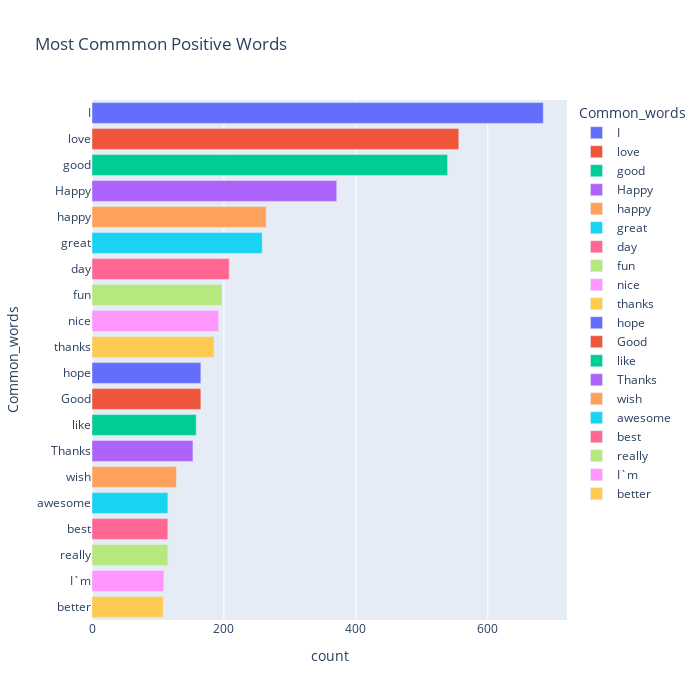

The notebook cell saved with this chart:
### Code cell
# Most common words Sentiments Wise
# Let's look at the most common words in different sentiments
Positive_sent = train[train['sentiment']=='positive']
Negative_sent = train[train['sentiment']=='negative']
Neutral_sent = train[train['sentiment']=='neutral']

#MosT common positive words
top = Counter([item for sublist in Positive_sent['temp_list'] for item in sublist])
temp_positive = pd.DataFrame(top.most_common(20))
temp_positive.columns = ['Common_words','count']

fig = px.bar(temp_positive, x="count", y="Common_words", title='Most Commmon Positive Words', orientation='h', 
             width=700, height=700,color='Common_words')
fig.show()

### Figure 1 — Plotly figure (JSON) as saved in the notebook; plotly's stock layout.template omitted (floating-point values rounded to 4 significant figures)
{"data": [{"alignmentgroup": "True", "hovertemplate": "Common_words=%{y}<br>count=%{x}<extra></extra>", "legendgroup": "I", "marker": {"color": "#636efa", "pattern": {"shape": ""}}, "name": "I", "offsetgroup": "I", "orientation": "h", "showlegend": true, "textposition": "auto", "type": "bar", "x": [684], "xaxis": "x", "y": ["I"], "yaxis": "y"}, {"alignmentgroup": "True", "hovertemplate": "Common_words=%{y}<br>count=%{x}<extra></extra>", "legendgroup": "love", "marker": {"color": "#EF553B", "pattern": {"shape": ""}}, "name": "love", "offsetgroup": "love", "orientation": "h", "showlegend": true, "textposition": "auto", "type": "bar", "x": [556], "xaxis": "x", "y": ["love"], "yaxis": "y"}, {"alignmentgroup": "True", "hovertemplate": "Common_words=%{y}<br>count=%{x}<extra></extra>", "legendgroup": "good", "marker": {"color": "#00cc96", "pattern": {"shape": ""}}, "name": "good", "offsetgroup": "good", "orientation": "h", "showlegend": true, "textposition": "auto", "type": "bar", "x": [539], "xaxis": "x", "y": ["good"], "yaxis": "y"}, {"alignmentgroup": "True", "hovertemplate": "Common_words=%{y}<br>count=%{x}<extra></extra>", "legendgroup": "Happy", "marker": {"color": "#ab63fa", "pattern": {"shape": ""}}, "name": "Happy", "offsetgroup": "Happy", "orientation": "h", "showlegend": true, "textposition": "auto", "type": "bar", "x": [371], "xaxis": "x", "y": ["Happy"], "yaxis": "y"}, {"alignmentgroup": "True", "hovertemplate": "Common_words=%{y}<br>count=%{x}<extra></extra>", "legendgroup": "happy", "marker": {"color": "#FFA15A", "pattern": {"shape": ""}}, "name": "happy", "offsetgroup": "happy", "orientation": "h", "showlegend": true, "textposition": "auto", "type": "bar", "x": [264], "xaxis": "x", "y": ["happy"], "yaxis": "y"}, {"alignmentgroup": "True", "hovertemplate": "Common_words=%{y}<br>count=%{x}<extra></extra>", "legendgroup": "great", "marker": {"color": "#19d3f3", "pattern": {"shape": ""}}, "name": "great", "offsetgroup": "great", "orientation": "h", "showlegend": true, "textposition": "auto", "type": "bar", "x": [258], "xaxis": "x", "y": ["great"], "yaxis": "y"}, {"alignmentgroup": "True", "hovertemplate": "Common_words=%{y}<br>count=%{x}<extra></extra>", "legendgroup": "day", "marker": {"color": "#FF6692", "pattern": {"shape": ""}}, "name": "day", "offsetgroup": "day", "orientation": "h", "showlegend": true, "textposition": "auto", "type": "bar", "x": [208], "xaxis": "x", "y": ["day"], "yaxis": "y"}, {"alignmentgroup": "True", "hovertemplate": "Common_words=%{y}<br>count=%{x}<extra></extra>", "legendgroup": "fun", "marker": {"color": "#B6E880", "pattern": {"shape": ""}}, "name": "fun", "offsetgroup": "fun", "orientation": "h", "showlegend": true, "textposition": "auto", "type": "bar", "x": [197], "xaxis": "x", "y": ["fun"], "yaxis": "y"}, {"alignmentgroup": "True", "hovertemplate": "Common_words=%{y}<br>count=%{x}<extra></extra>", "legendgroup": "nice", "marker": {"color": "#FF97FF", "pattern": {"shape": ""}}, "name": "nice", "offsetgroup": "nice", "orientation": "h", "showlegend": true, "textposition": "auto", "type": "bar", "x": [192], "xaxis": "x", "y": ["nice"], "yaxis": "y"}, {"alignmentgroup": "True", "hovertemplate": "Common_words=%{y}<br>count=%{x}<extra></extra>", "legendgroup": "thanks", "marker": {"color": "#FECB52", "pattern": {"shape": ""}}, "name": "thanks", "offsetgroup": "thanks", "orientation": "h", "showlegend": true, "textposition": "auto", "type": "bar", "x": [185], "xaxis": "x", "y": ["thanks"], "yaxis": "y"}, {"alignmentgroup": "True", "hovertemplate": "Common_words=%{y}<br>count=%{x}<extra></extra>", "legendgroup": "hope", "marker": {"color": "#636efa", "pattern": {"shape": ""}}, "name": "hope", "offsetgroup": "hope", "orientation": "h", "showlegend": true, "textposition": "auto", "type": "bar", "x": [165], "xaxis": "x", "y": ["hope"], "yaxis": "y"}, {"alignmentgroup": "True", "hovertemplate": "Common_words=%{y}<br>count=%{x}<extra></extra>", "legendgroup": "Good", "marker": {"color": "#EF553B", "pattern": {"shape": ""}}, "name": "Good", "offsetgroup": "Good", "orientation": "h", "showlegend": true, "textposition": "auto", "type": "bar", "x": [165], "xaxis": "x", "y": ["Good"], "yaxis": "y"}, {"alignmentgroup": "True", "hovertemplate": "Common_words=%{y}<br>count=%{x}<extra></extra>", "legendgroup": "like", "marker": {"color": "#00cc96", "pattern": {"shape": ""}}, "name": "like", "offsetgroup": "like", "orientation": "h", "showlegend": true, "textposition": "auto", "type": "bar", "x": [158], "xaxis": "x", "y": ["like"], "yaxis": "y"}, {"alignmentgroup": "True", "hovertemplate": "Common_words=%{y}<br>count=%{x}<extra></extra>", "legendgroup": "Thanks", "marker": {"color": "#ab63fa", "pattern": {"shape": ""}}, "name": "Thanks", "offsetgroup": "Thanks", "orientation": "h", "showlegend": true, "textposition": "auto", "type": "bar", "x": [153], "xaxis": "x", "y": ["Thanks"], "yaxis": "y"}, {"alignmentgroup": "True", "hovertemplate": "Common_words=%{y}<br>count=%{x}<extra></extra>", "legendgroup": "wish", "marker": {"color": "#FFA15A", "pattern": {"shape": ""}}, "name": "wish", "offsetgroup": "wish", "orientation": "h", "showlegend": true, "textposition": "auto", "type": "bar", "x": [128], "xaxis": "x", "y": ["wish"], "yaxis": "y"}, {"alignmentgroup": "True", "hovertemplate": "Common_words=%{y}<br>count=%{x}<extra></extra>", "legendgroup": "awesome", "marker": {"color": "#19d3f3", "pattern": {"shape": ""}}, "name": "awesome", "offsetgroup": "awesome", "orientation": "h", "showlegend": true, "textposition": "auto", "type": "bar", "x": [115], "xaxis": "x", "y": ["awesome"], "yaxis": "y"}, {"alignmentgroup": "True", "hovertemplate": "Common_words=%{y}<br>count=%{x}<extra></extra>", "legendgroup": "best", "marker": {"color": "#FF6692", "pattern": {"shape": ""}}, "name": "best", "offsetgroup": "best", "orientation": "h", "showlegend": true, "textposition": "auto", "type": "bar", "x": [115], "xaxis": "x", "y": ["best"], "yaxis": "y"}, {"alignmentgroup": "True", "hovertemplate": "Common_words=%{y}<br>count=%{x}<extra></extra>", "legendgroup": "really", "marker": {"color": "#B6E880", "pattern": {"shape": ""}}, "name": "really", "offsetgroup": "really", "orientation": "h", "showlegend": true, "textposition": "auto", "type": "bar", "x": [115], "xaxis": "x", "y": ["really"], "yaxis": "y"}, {"alignmentgroup": "True", "hovertemplate": "Common_words=%{y}<br>count=%{x}<extra></extra>", "legendgroup": "I`m", "marker": {"color": "#FF97FF", "pattern": {"shape": ""}}, "name": "I`m", "offsetgroup": "I`m", "orientation": "h", "showlegend": true, "textposition": "auto", "type": "bar", "x": [109], "xaxis": "x", "y": ["I`m"], "yaxis": "y"}, {"alignmentgroup": "True", "hovertemplate": "Common_words=%{y}<br>count=%{x}<extra></extra>", "legendgroup": "better", "marker": {"color": "#FECB52", "pattern": {"shape": ""}}, "name": "better", "offsetgroup": "better", "orientation": "h", "showlegend": true, "textposition": "auto", "type": "bar", "x": [108], "xaxis": "x", "y": ["better"], "yaxis": "y"}], "layout": {"barmode": "relative", "height": 700, "legend": {"title": {"text": "Common_words"}, "tracegroupgap": 0}, "title": {"text": "Most Commmon Positive Words"}, "width": 700, "xaxis": {"anchor": "y", "domain": [0, 1], "title": {"text": "count"}}, "yaxis": {"anchor": "x", "categoryarray": ["better", "I`m", "really", "best", "awesome", "wish", "Thanks", "like", "Good", "hope", "thanks", "nice", "fun", "day", "great", "happy", "Happy", "good", "love", "I"], "categoryorder": "array", "domain": [0, 1], "title": {"text": "Common_words"}}}}
